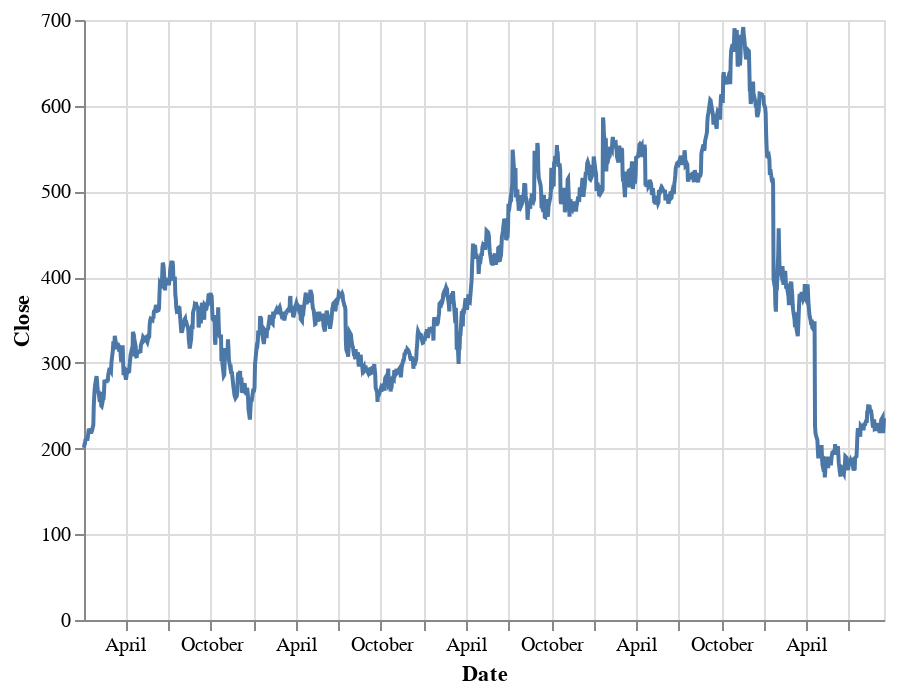

Notebook code for this chart:
### Code cell
# Netflix Chart
(alt.
  Chart(stocks[stocks.Symbol == 'NFLX']).
  mark_line().
  encode(x='Date', y='Close'))

### Figure 1 — Vega-Lite specification as saved in the notebook (floating-point values rounded to 4 significant figures; data arrays with more than 128 entries replaced by an {"elided": "..."} marker saying what was removed)
{"config": {"view": {"continuousWidth": 400, "continuousHeight": 300}}, "data": {"name": "data-d399ef4a9a9416687a1896d6a4b12f98"}, "mark": "line", "encoding": {"x": {"field": "Date", "type": "temporal"}, "y": {"field": "Close", "type": "quantitative"}}, "$schema": "https://vega.github.io/schema/vega-lite/v4.17.0.json", "datasets": {"data-d399ef4a9a9416687a1896d6a4b12f98": {"elided": "1185 records"}}}
